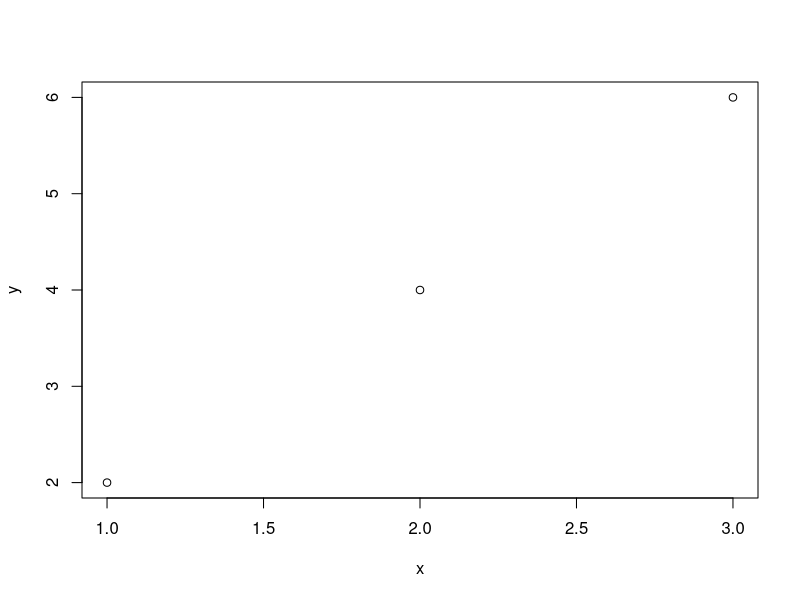

Generate this figure with R:
## ---- chunk 1
knitr::opts_chunk$set(echo = TRUE)
## ---- chunk 2
x = c(1:3)
y = c(1:3)*2
plot(x,y)
